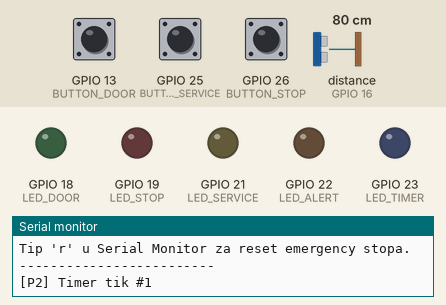
This sketch was run on a simulated ESP32. Shown: output pins drawn as LEDs (lit = HIGH), the last lines printed to the serial monitor. Wiring (from diagram.json): ultrasonic range finder: trigger GPIO 4; echo GPIO 16. The inputs (shaded band) are chosen by the test bench; at power-on: distance to the obstacle (sensor on GPIO 16) 80 cm, GPIO 13 (BUTTON_DOOR) HIGH, GPIO 25 (BUTTON_SERVICE) HIGH, GPIO 26 (BUTTON_STOP) HIGH. The echo pulse lasts 58.3 µs per cm; pins used as bus, display or sensor lines are not drawn.

Above: at 3.2 s.
3.3 s: distance to the obstacle (sensor on GPIO 16) set to 54 cm
4.8 s: distance to the obstacle (sensor on GPIO 16) set to 48 cm
At 5.6 s:
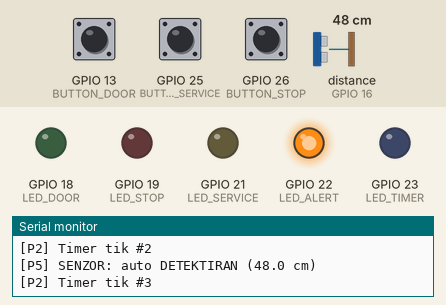
6.3 s: GPIO 13 (BUTTON_DOOR) pulled LOW for 0.15 s
At 6.8 s:
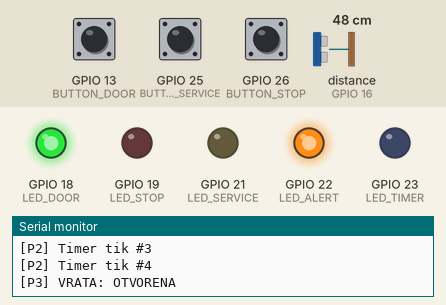
7.9 s: GPIO 25 (BUTTON_SERVICE) pulled LOW for 0.15 s
At 9.1 s:
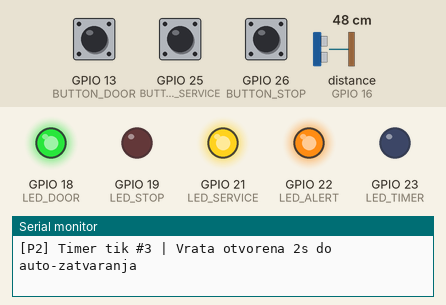
9.5 s: GPIO 26 (BUTTON_STOP) pulled LOW for 0.15 s
At 10.3 s:
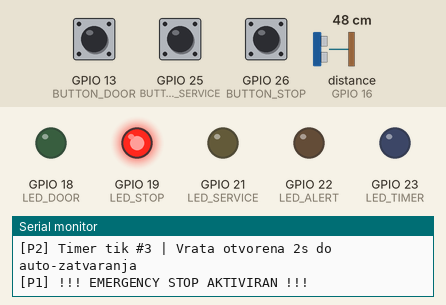
Timing chart, 0 to 12.1 s (numbered marks = the images above; inputs shaded):
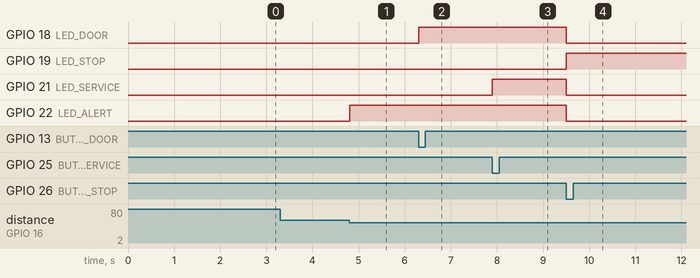

Measured:
- the behaviour switches between 51 and 50 cm on distance to the obstacle (sensor on GPIO 16) (found by bisection; images 0 and 1)
- after the input at 4.8 s, GPIO 22 (LED_ALERT): LOW → HIGH at once
- after the input at 6.3 s, GPIO 18 (LED_DOOR): LOW → HIGH at once
- after the input at 7.9 s, GPIO 21 (LED_SERVICE): LOW → HIGH at once
- after the input at 9.5 s, GPIO 18 (LED_DOOR), GPIO 21 (LED_SERVICE), GPIO 22 (LED_ALERT): HIGH → LOW at once; GPIO 19 (LED_STOP): LOW → HIGH at once

The sketch:

Lab1.ino
```cpp
/**
 * @file Lab1.ino
 * @brief Smart Garage System - ESP32 (Wokwi kompatibilna verzija)
 *
 * Prioriteti prekida:
 *   P1 (najviši) - STOP tipka       (GPIO 26) - emergency stop
 *   P2           - Hardware Timer   (1 Hz)    - periodička logika
 *   P3           - DOOR tipka       (GPIO 13) - upravljanje vratima
 *   P4           - SERVICE tipka    (GPIO 25) - servis mod
 *   P5 (najniži) - HC-SR04 senzor   (polling) - detekcija auta
 *
 * Zaštita resursa:
 *   - portMUX_TYPE + portENTER_CRITICAL / portEXIT_CRITICAL u loop()
 *   - portENTER_CRITICAL_ISR / portEXIT_CRITICAL_ISR u ISR-ima
 *   - Volatile zastavice za komunikaciju ISR -> loop()
 */

#include <Arduino.h>

// PINOVI

#define LED_DOOR     18   ///< LED zelena  - status vrata
#define LED_STOP     19   ///< LED crvena  - emergency stop
#define LED_SERVICE  21   ///< LED zuta    - servis mod
#define LED_ALERT    22   ///< LED zuta    - detekcija auta
#define LED_TIMER    23   ///< LED plava   - timer tik

#define BUTTON_DOOR     13  ///< Tipka zelena  - otvori/zatvori vrata (P3)
#define BUTTON_STOP     26  ///< Tipka crvena  - emergency stop (P1) [bio GPIO 33 - input only!]
#define BUTTON_SERVICE  25  ///< Tipka zuta    - servis mod (P4)

#define TRIG_PIN  4   ///< HC-SR04 trigger
#define ECHO_PIN  16  ///< HC-SR04 echo [bio GPIO 5 - strapping pin!]

// KONSTANTE

#define DEBOUNCE_MS      200  ///< Debounce prag u ms
#define CAR_DISTANCE_CM   50  ///< Prag detekcije auta u cm
#define AUTO_CLOSE_TICKS   5  ///< Timer tikova do auto-zatvaranja vrata

// MUTEX

static portMUX_TYPE mux = portMUX_INITIALIZER_UNLOCKED;

// VOLATILE ZASTAVICE

volatile bool flag_door    = false;  ///< Tipka vrata pritisnuta
volatile bool flag_stop    = false;  ///< Emergency stop aktiviran
volatile bool flag_service = false;  ///< Tipka servis pritisnuta
volatile bool flag_timer   = false;  ///< Hardware timer okidan

// STANJE SUSTAVA

bool doorOpen      = false;  ///< Vrata otvorena
bool emergencyStop = false;  ///< Sustav u emergency stopu
bool serviceMode   = false;  ///< Servis mod aktivan
bool carDetected   = false;  ///< Auto detektiran

int timerTickCount = 0;  ///< Broj tikova od zadnjeg otvaranja vrata

// DEBOUNCE

volatile unsigned long lastInterrupt[3] = {0, 0, 0};

// HARDWARE TIMER

hw_timer_t *hwTimer = NULL;

/**
 * @brief ISR hardware timera - okida se svaku sekundu.
 *
 * Postavlja flag_timer koji loop() obrađuje.
 * Nema debounce logike jer je hardware timer precizan i stabilan izvor.
 */
void IRAM_ATTR ISR_HWTimer() {
  portENTER_CRITICAL_ISR(&mux);
  flag_timer = true;
  portEXIT_CRITICAL_ISR(&mux);
}

// ISR - TIPKE

/**
 * @brief ISR za STOP tipku - najviši prioritet (P1).
 *
 * Postavlja flag_stop. Debounce sprječava višestruko okidanje
 * od jednog pritiska tipke.
 */
void IRAM_ATTR ISR_STOP() {
  unsigned long now = millis();
  if (now - lastInterrupt[1] < DEBOUNCE_MS) return;
  lastInterrupt[1] = now;
  portENTER_CRITICAL_ISR(&mux);
  flag_stop = true;
  portEXIT_CRITICAL_ISR(&mux);
}

/**
 * @brief ISR za DOOR tipku - srednji prioritet (P3).
 *
 * Postavlja flag_door. Obrađuje se u loop() nakon provjere
 * flag_stop i flag_timer.
 */
void IRAM_ATTR ISR_DOOR() {
  unsigned long now = millis();
  if (now - lastInterrupt[0] < DEBOUNCE_MS) return;
  lastInterrupt[0] = now;
  portENTER_CRITICAL_ISR(&mux);
  flag_door = true;
  portEXIT_CRITICAL_ISR(&mux);
}

/**
 * @brief ISR za SERVICE tipku - niski prioritet (P4).
 *
 * Postavlja flag_service. Obrađuje se u loop() zadnja
 * od svih tipkala.
 */
void IRAM_ATTR ISR_SERVICE() {
  unsigned long now = millis();
  if (now - lastInterrupt[2] < DEBOUNCE_MS) return;
  lastInterrupt[2] = now;
  portENTER_CRITICAL_ISR(&mux);
  flag_service = true;
  portEXIT_CRITICAL_ISR(&mux);
}

// SETUP

/**
 * @brief Inicijalizacija sustava - pinovi, timer, prekidi.
 *
 * Poziva se jednom pri pokretanju. Postavlja sve GPIO pinove,
 * inicijalizira hardware timer na 1 Hz i registrira ISR funkcije.
 */
void setup() {
  Serial.begin(115200);
  Serial.println("SMART GARAGE ESP32 START");
  delay(2000);  ///< Čekaj stabilizaciju pinova pri bootu

  // LED izlazi
  pinMode(LED_DOOR,    OUTPUT);
  pinMode(LED_STOP,    OUTPUT);
  pinMode(LED_SERVICE, OUTPUT);
  pinMode(LED_ALERT,   OUTPUT);
  pinMode(LED_TIMER,   OUTPUT);

  // Sve LED-ice OFF na startu
  digitalWrite(LED_DOOR,    LOW);
  digitalWrite(LED_STOP,    LOW);
  digitalWrite(LED_SERVICE, LOW);
  digitalWrite(LED_ALERT,   LOW);
  digitalWrite(LED_TIMER,   LOW);

  // Tipke s pull-up
  // NAPOMENA: GPIO 26 ima interni pull-up za razliku od GPIO 33
  pinMode(BUTTON_DOOR,    INPUT_PULLUP);
  pinMode(BUTTON_STOP,    INPUT_PULLUP);
  pinMode(BUTTON_SERVICE, INPUT_PULLUP);

  // HC-SR04
  pinMode(TRIG_PIN, OUTPUT);
  pinMode(ECHO_PIN, INPUT);
  digitalWrite(TRIG_PIN, LOW);

  // Hardware Timer (ESP32 Arduino Core 3.x API)
  // timerBegin prima frekvenciju timera u Hz
  // 1.000.000 Hz = 1 MHz = rezolucija 1 mikrosekunda
  hwTimer = timerBegin(1000000);
  timerAttachInterrupt(hwTimer, &ISR_HWTimer);
  // timerAlarm(timer, period_u_tikovima, auto_reload, reload_count)
  // 1.000.000 tikova * 1 us = 1 sekunda
  timerAlarm(hwTimer, 1000000UL, true, 0);

  // Vanjski prekidi za tipkala (FALLING = pritisak pull-up tipke)
  attachInterrupt(BUTTON_DOOR,    ISR_DOOR,    FALLING);
  attachInterrupt(BUTTON_STOP,    ISR_STOP,    FALLING);
  attachInterrupt(BUTTON_SERVICE, ISR_SERVICE, FALLING);

  Serial.println("Hardware timer : OK (1 Hz)");
  Serial.println("Interrupts     : OK (DOOR=13, STOP=26, SERVICE=25)");
  Serial.println("Senzor         : TRIG=4, ECHO=16");
  Serial.println("Prioriteti: STOP(P1) > TIMER(P2) > DOOR(P3) > SERVICE(P4) > SENZOR(P5)");
  Serial.println("Tip 'r' u Serial Monitor za reset emergency stopa.");
  Serial.println("-------------------------");
}

// LOOP

/**
 * @brief Glavna petlja - obrađuje zastavice prema prioritetu.
 *
 * Redosljed provjere definira softverski prioritet:
 *   1. flag_stop    - prekida sve ostalo odmah
 *   2. flag_timer   - periodička logika i auto-close
 *   3. flag_door    - toggle vrata
 *   4. flag_service - toggle servis mod
 *   5. senzor       - polling detekcije auta
 */
void loop() {

  // P1: EMERGENCY STOP - uvijek se provjerava prvi
  bool localStop = false;
  portENTER_CRITICAL(&mux);
  localStop = flag_stop;
  flag_stop = false;
  portEXIT_CRITICAL(&mux);

  if (localStop) {
    emergencyStop = true;
    doorOpen      = false;  // Zatvori vrata odmah
    Serial.println("[P1] !!! EMERGENCY STOP AKTIVIRAN !!!");
  }

  if (emergencyStop) {
    digitalWrite(LED_STOP,    HIGH);
    digitalWrite(LED_DOOR,    LOW);
    digitalWrite(LED_SERVICE, LOW);
    digitalWrite(LED_ALERT,   LOW);
    digitalWrite(LED_TIMER,   LOW);

    // Reset putem Serial naredbe 'r' ili 'R'
    if (Serial.available()) {
      char c = Serial.read();
      Serial.flush();
      if (c == 'r' || c == 'R') {
        emergencyStop  = false;
        timerTickCount = 0;
        digitalWrite(LED_STOP, LOW);
        Serial.println("[P1] RESET - sustav nastavlja normalan rad.");
      }
    }
    return;  // Blokiraj sve dok je emergency stop aktivan
  }

  // P2: HARDWARE TIMER
  bool localTimer = false;
  portENTER_CRITICAL(&mux);
  localTimer = flag_timer;
  flag_timer = false;
  portEXIT_CRITICAL(&mux);

  if (localTimer) {
    timerTickCount++;

    // Kratki puls na timer LED-ici
    digitalWrite(LED_TIMER, HIGH);
    delayMicroseconds(800);
    digitalWrite(LED_TIMER, LOW);

    Serial.print("[P2] Timer tik #");
    Serial.print(timerTickCount);

    if (doorOpen) {
      Serial.print(" | Vrata otvorena ");
      Serial.print(AUTO_CLOSE_TICKS - timerTickCount);
      Serial.println("s do auto-zatvaranja");
    } else {
      Serial.println();
    }

    // Auto-zatvori vrata nakon AUTO_CLOSE_TICKS sekundi
    if (doorOpen && !carDetected && timerTickCount >= AUTO_CLOSE_TICKS) {
      doorOpen       = false;
      timerTickCount = 0;
      Serial.println("[P2] AUTO CLOSE - vrata automatski zatvorena.");
    }
  }

  // P3: VRATA
  bool localDoor = false;
  portENTER_CRITICAL(&mux);
  localDoor = flag_door;
  flag_door = false;
  portEXIT_CRITICAL(&mux);

  if (localDoor) {
    if (!serviceMode) {
      doorOpen       = !doorOpen;
      timerTickCount = 0;  // Reset auto-close brojača
      Serial.print("[P3] VRATA: ");
      Serial.println(doorOpen ? "OTVORENA" : "ZATVORENA");
    } else {
      Serial.println("[P3] DOOR zanemaren - servis mod je aktivan!");
    }
  }

  // P4: SERVIS MOD
  bool localService = false;
  portENTER_CRITICAL(&mux);
  localService = flag_service;
  flag_service = false;
  portEXIT_CRITICAL(&mux);

  if (localService) {
    serviceMode = !serviceMode;
    Serial.print("[P4] SERVIS MOD: ");
    Serial.println(serviceMode ? "UKLJUCEN" : "ISKLJUCEN");
  }

  // P5: HC-SR04 SENZOR (polling, najniži prioritet)
  float dist   = measureDistance();
  bool prevCar = carDetected;
  carDetected  = (dist > 0 && dist < CAR_DISTANCE_CM);

  if (carDetected != prevCar) {
    Serial.print("[P5] SENZOR: auto ");
    Serial.print(carDetected ? "DETEKTIRAN" : "OTISAO");
    Serial.print(" (");
    Serial.print(dist, 1);
    Serial.println(" cm)");
  }

  // Ažuriraj LED status
  digitalWrite(LED_DOOR,    doorOpen      ? HIGH : LOW);
  digitalWrite(LED_SERVICE, serviceMode   ? HIGH : LOW);
  digitalWrite(LED_ALERT,   carDetected   ? HIGH : LOW);
  digitalWrite(LED_STOP,    emergencyStop ? HIGH : LOW);
}

// SENZOR

/**
 * @brief Mjeri udaljenost HC-SR04 senzorom.
 *
 * Šalje 10 µs trigger puls i mjeri echo.
 * Timeout 30 ms spriječava blokiranje loop-a.
 *
 * @return Udaljenost u cm, ili 0 ako je mjerenje neispravno.
 */
float measureDistance() {
  digitalWrite(TRIG_PIN, LOW);
  delayMicroseconds(2);
  digitalWrite(TRIG_PIN, HIGH);
  delayMicroseconds(10);
  digitalWrite(TRIG_PIN, LOW);

  long duration = pulseIn(ECHO_PIN, HIGH, 30000UL);  // timeout 30 ms

  if (duration <= 0) return 0;

  return (duration / 2.0f) * 0.0343f;
}
```
